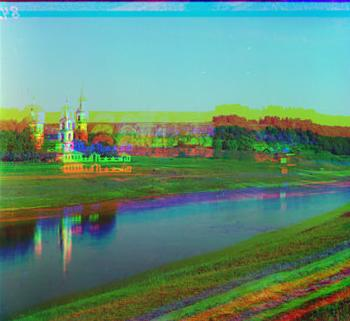
%> input picture image1-color.jpg, 350 x 321 px
$ octave --eval "result = harris(rgb2gray(imread('image1-color.jpg')));"   (GNU Octave 9; MATLAB toolbox functions it lacks are replaced by stand-ins)
%> lines starting %> are read from the running program, lines starting %| are printed output that depends on the picture; in (x1, y1, x2, y2) boxes, pixels count from 0 and x2, y2 are one past the last pixel; in counts of white or black regions, pixels touching at a corner belong together; the program's own positions count from 1
function harris_corner = harris(image)

[dx,dy] = meshgrid(-1:1, -1:1);
[rows, columns] = size(image);
%> rows = 321; columns = 350

threshold_1 = 20000000;
K = 0.21;

sigma = 1.5;
sobel_x = double(conv2(image, dx, "same"));
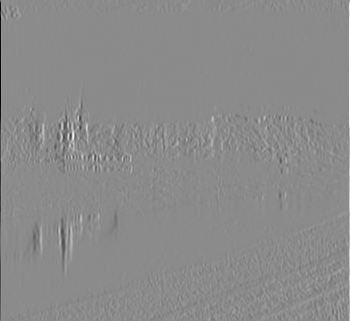
%> sobel_x: size 321x350 double; min -676, max 565, mean 0.2; drawn with min black and max white
sobel_y = double(conv2(image, dy, "same"));
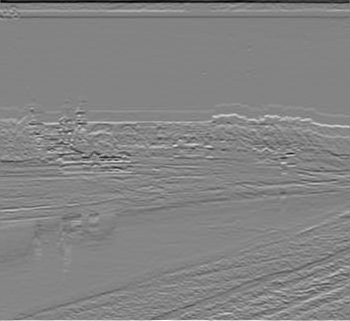
%> sobel_y: size 321x350 double; min -404, max 375, mean -0.4; drawn with min black and max white

%Input data for Gaussian Filter
m = 3;n = 3;
[h1, h2] = meshgrid(-m:m, -n:n);
hg = exp(-(h1.^2 + h2.^2)/(2*sigma^2));

sobel_x2 = double(conv2(sobel_x.^2, hg, "same"));
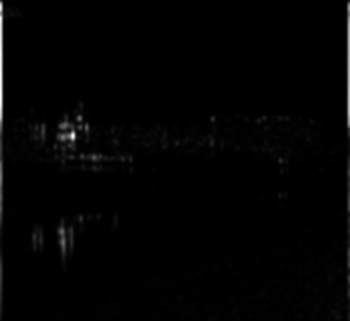
%> sobel_x2: size 321x350 double; min 0, max 1567704.8, mean 18357.5; drawn with min black and max white
sobel_y2 = double(conv2(sobel_y.^2, hg, "same"));
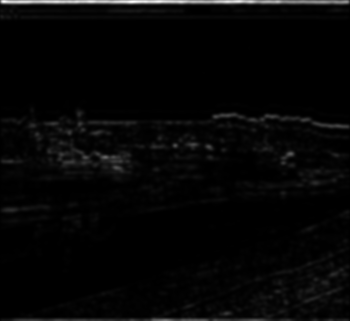
%> sobel_y2: size 321x350 double; min 0, max 1059704.6, mean 25451.3; drawn with min black and max white
sobel_xy = double(conv2(sobel_x.*sobel_y, hg, "same"));
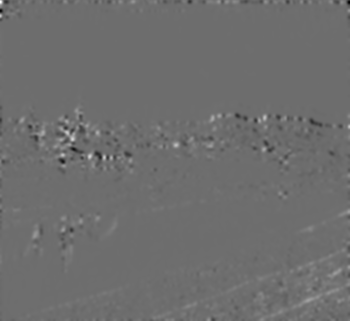
%> sobel_xy: size 321x350 double; min -132739.7, max 175122.6, mean 463; drawn with min black and max white
zeros_image = zeros(rows, columns);
% empty_list = 0;

%%
for i = 1:rows
    for j = 1:columns
        M = [sobel_x2(i ,j) sobel_xy(i, j); sobel_xy(i, j) sobel_y2(i, j)];
        R = det(M) - K.*(trace(M)).^2;
        if R > threshold_1
            zeros_image(i ,j) = R;
%               empty_list = R;
        end
    end
end
% sorting = sort(zeros_image, "descend");
% zeros_image = sorting(1, 200);
dilate = imdilate(zeros_image, [1 1 1; 1 0 1; 1 1 1]);
% figure('Name', 'Dilate');imshow(dilate)
% figure('Name', 'zeros_image');imshow(zeros_image)
correcting = zeros_image > dilate;
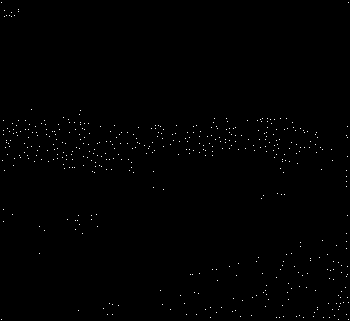
%> correcting: size 321x350 logical; 0.41% white in thin lines or dots
correcting(:, 1:26) = 0;
%> correcting: size 321x350 logical; 0.37% white in thin lines or dots
correcting(:, 330:350) = 0;
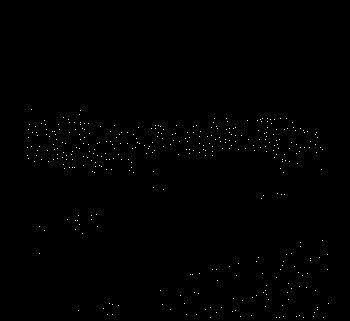
%> correcting: size 321x350 logical; 0.34% white in thin lines or dots, all inside (x1, y1, x2, y2) = (27, 109, 329, 318)
correcting(1:35, :) = 0;
correcting(280:321, :) = 0;
%> correcting: size 321x350 logical; 0.29% white in thin lines or dots, all inside (x1, y1, x2, y2) = (27, 109, 328, 278)
harris_corner = correcting;
% [13 lines of commented-out code are left out]

$ run again, on image3-color.jpg
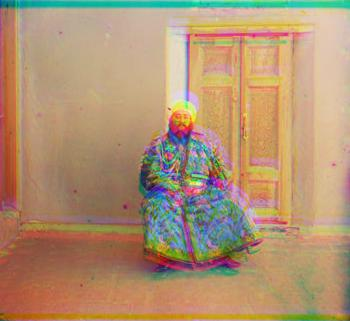
%> input picture image3-color.jpg, 350 x 321 px
%> in harris, `sobel_xy = double(conv2(sobel_x.*sobel_y, hg, "same"));`:
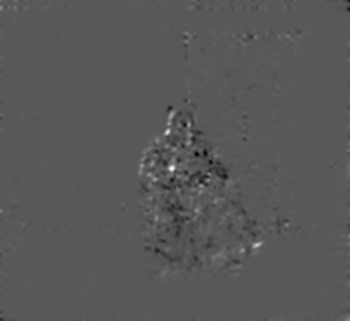
%> sobel_xy: size 321x350 double; min -112033.5, max 209575.6, mean -339.3; drawn with min black and max white
%> in harris, `correcting = zeros_image > dilate;`:
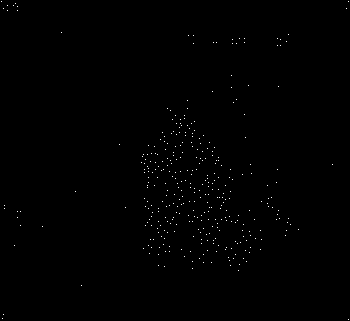
%> correcting: size 321x350 logical; 0.32% white in thin lines or dots

$ run again, on image4-color.jpg
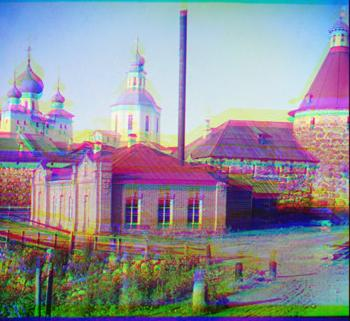
%> input picture image4-color.jpg, 350 x 321 px
%> in harris, `correcting(280:321, :) = 0;`:
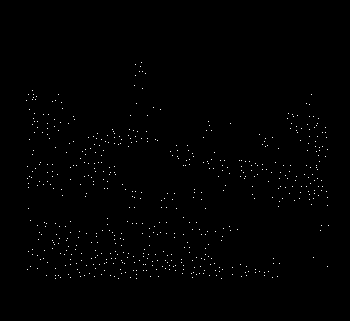
%> correcting: size 321x350 logical; 0.51% white in thin lines or dots, all inside (x1, y1, x2, y2) = (26, 62, 329, 279)
